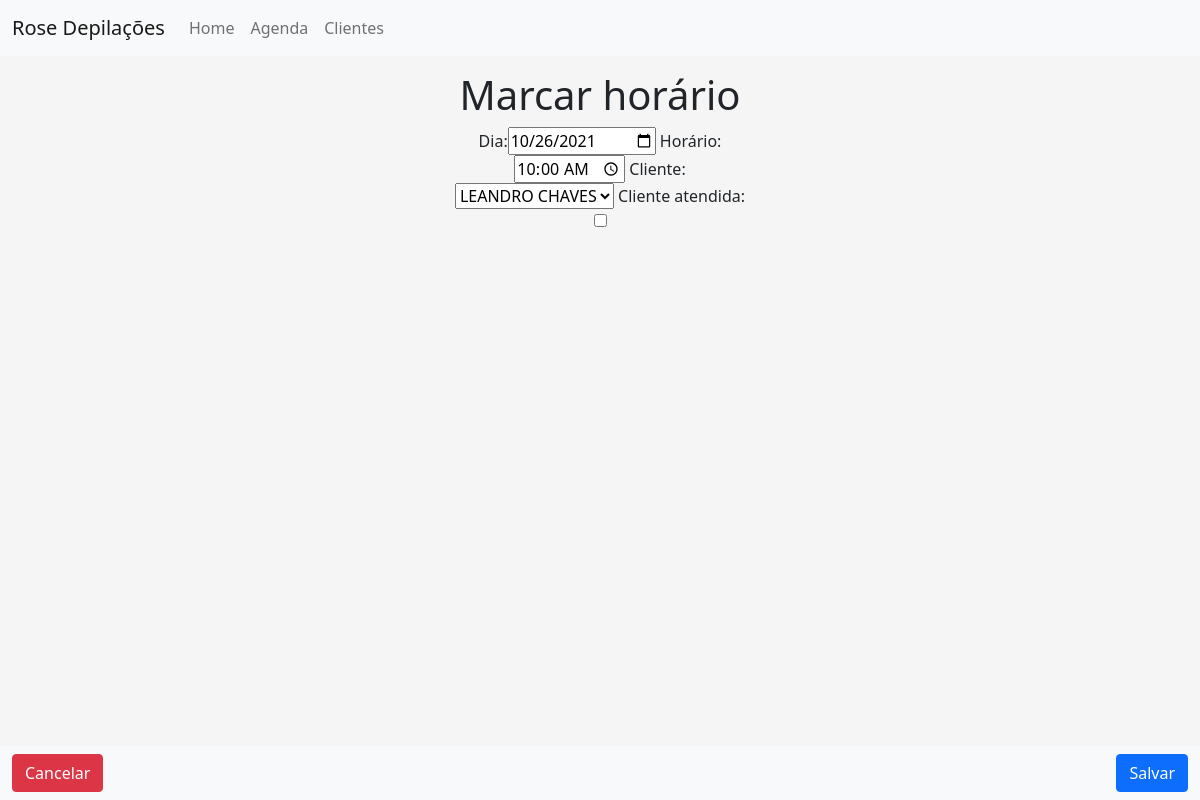
Page /agenda/update/1 on the committed database.
### horarios/models.py (models this page shows)
class Agenda(models.Model):
    dia = models.DateField(verbose_name='Dia')
    horario = models.TimeField(verbose_name='Horário')
    cliente = models.ForeignKey(to=Cliente, on_delete=models.CASCADE)
    status_atendimento = models.BooleanField(
        verbose_name='Cliente atendida',
        default=False
    )
    class Meta:
        unique_together = [['dia', 'horario']]

### horarios/views.py (the view)
# urls.py: path('update/<int:pk>', UpdateAgenda.as_view(), name='update-agenda'),
class UpdateAgenda(UpdateView):
    model = Agenda
    template_name = 'horarios/agenda_form.html'
    form_class = AgendaForm
    success_url = reverse_lazy('list-agenda')

### horarios/forms.py
class AgendaForm(forms.ModelForm):
    dia = forms.DateField(
        label='Dia',
        widget=forms.DateInput(
            format='%Y-%m-%d', attrs={'type': 'date', 'value': date.today()}),
    )
    horario = forms.TimeField(
        label='Horário',
        widget=forms.DateInput(
            format='%H:%M', attrs={'type': 'time'}),
    )
    cliente = forms.ModelChoiceField(
        label='Cliente',
        queryset=Cliente.objects.all().order_by('nome'),
        required=True,
    )
    class Meta:
        model = Agenda
        fields = ['dia', 'horario', 'cliente', 'status_atendimento']

### clientes/models.py (called while the page is built)
    def __str__(self):
        return self.nome

### horarios/templates/horarios/agenda_form.html (shortened to what this page needs)
{% extends 'base.html' %}
{% load bootstrap_tags %}
{% block content %}
    <h1>Marcar horário</h1>
    <form method="POST">
        {{ form|as_bootstrap }}
        <nav class="navbar fixed-bottom navbar-light bg-light">
            <div class="container-fluid">
                <a class="btn btn-danger" href="{% url 'list-agenda' %}" role="button">Cancelar</a>
                <button type="submit" class="btn btn-primary">Salvar</button>
            </div>
        </nav>
    </form>
{% endblock content %}

### templates/base.html (style rules this page uses)
html, body { height: 100%; }
body { background-color: #f5f5f5; }

### rows in the picture
Agenda: dia "10/26/2021", horario "10:00", cliente "LEANDRO CHAVES"
